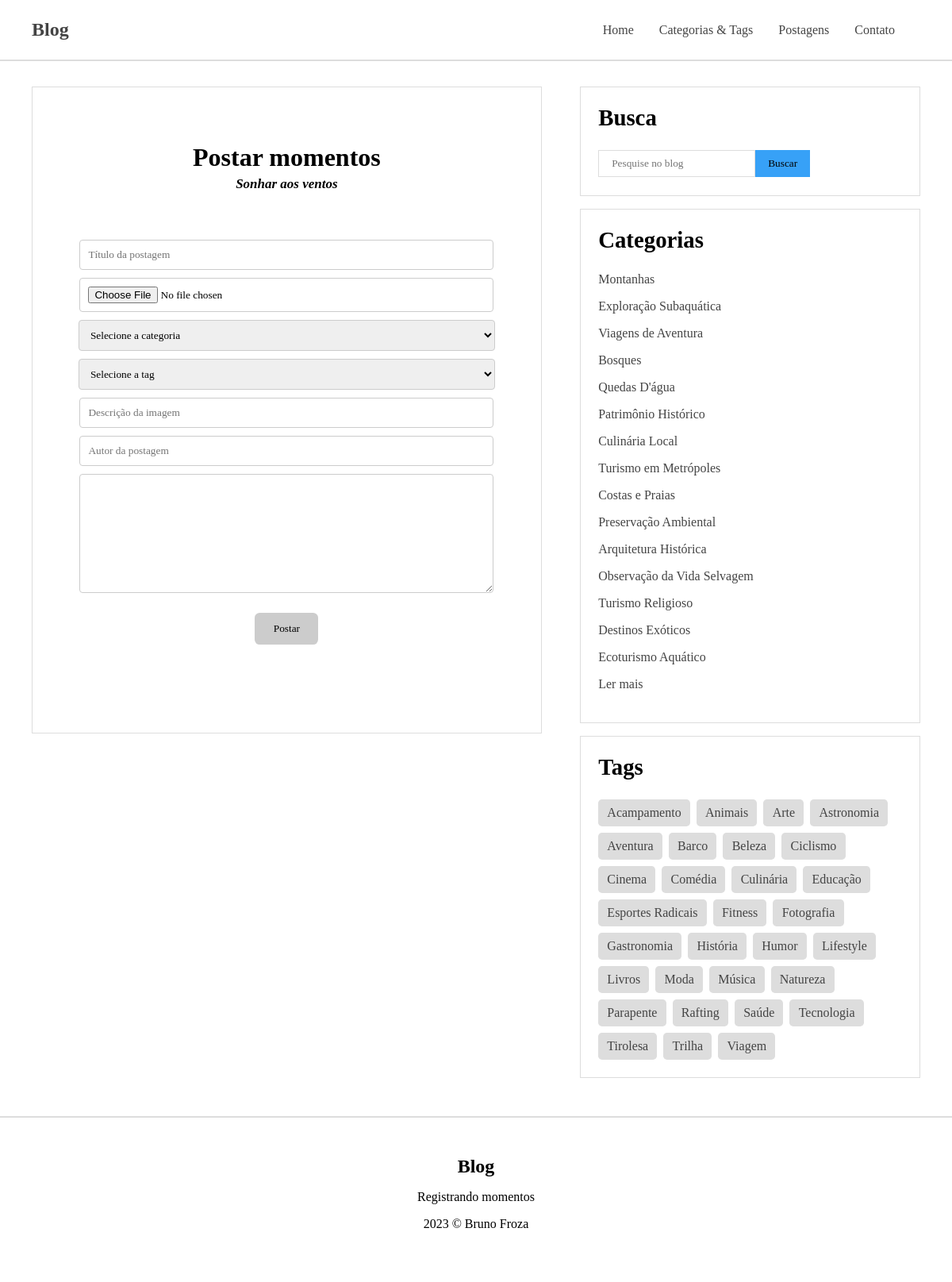
Page /php/criar_postagens.php on the committed database.
### tables this page shows
CREATE TABLE Categoria (
    ID INT AUTO_INCREMENT PRIMARY KEY,
    Nome VARCHAR(255),
    Descricao TEXT
);

CREATE TABLE Tags (
    ID INT AUTO_INCREMENT PRIMARY KEY,
    Nome VARCHAR(255)
);

### php/criar_postagens.php (the view, shortened to what this page needs)
<!DOCTYPE html>
<html lang="en">
  <head>
    <link rel="stylesheet" href="postagem.css" />
    <link href="https://cdn.jsdelivr.net/npm/select2@4.1.0-rc.0/dist/css/select2.min.css" rel="stylesheet" />
  </head>
    <nav id="navbar">
      <div id="navbar-inner">
        <h2 ><a href="../php/index.php">Blog</a></h2>
        <ul id="nav-links">
          <li><a href="../php/index.php">Home</a></li>
          <li><a href="categorias.php">Categorias & Tags</a></li>
          <li><a href="criar_postagens.php">Postagens</a></li>
          <li><a href="contato.php">Contato</a></li>
        </ul>
      </div>
    </nav>
    <div class="container">
      <main id="posts-container">
        <div id="form">
        <h1 id="h_form">Postar momentos</h1>
        <h2 id="h2_form">Sonhar aos ventos</h2>
        <article class="post">
            <form id="form-postagem" action="enviar_postagem.php" method="post"  >
                <input class="input" name="titulo" type="text" placeholder="Título da postagem" required maxlength="60">
                <input class="input" name="imagem" type="file" placeholder="Imagem da postagem" required>
                <select id="select" name="categoriaID" class="js-example-basic-single" name="state" required>
                    <option value="" disabled selected>Selecione a categoria </option>
                </select>
                <select id="select" name="tagsID" class="js-example-basic-single" name="state" required>
                    <option value="" disabled selected>Selecione a tag </option>
                </select>
                <input class="input" name="desc_imagem" type="text" placeholder="Descrição da imagem" required>
                <input class="input" name="autor" type="text" placeholder="Autor da postagem" required>
                <textarea class="input" name="descricao" id="descricao" cols="30" rows="8" placeholder="Descrição da postagem" required> </textarea>
                <div class="button-container">
                  <button class="button">Postar</button>
                </div>
            </form>
          </div>
      </main>
      <aside id="sidebar">
        <section id="search-bar">
          <h4>Busca</h4>
          <form>
            <input type="text" placeholder="Pesquise no blog" />
            <input type="submit" value="Buscar" />
          </form>
        </section>
        <section id="categories">
          <h4>Categorias</h4>
          <nav>
            <ul>
              <?php
               include("conexao.php");
               $sql_select = "SELECT ID, nome FROM Categoria";
               $result = mysqli_query($conexao, $sql_select);
               $cont = 0;
               while ($row = mysqli_fetch_assoc($result)) {
                   $cont++;
                   if ($cont <= 14) {
                       echo '<li> <a>' . $row['nome'] . '</a> </li>';
                   } else {
                       if ($cont == 16) {
                           echo '<li> <a>' . $row['nome'] . '</a> </li>';
                           echo '<li> <a href="#">Ler mais</a> </li>';
                       } else {
                           echo '<li style="display: none;"> <a>' . $row['nome'] . '</a> </li>';
                       }
                   }
               }
                ?>
            </ul>
          </nav>
        </section>
        <section id="tags">
          <h4>Tags</h4>
          <div id="tags-container">
            <?php
                include("conexao.php");
                $sql_select = "SELECT ID, nome  FROM Tags Order By nome";
                $result = mysqli_query($conexao, $sql_select);
                while ($row = mysqli_fetch_assoc($result))
                    if($result){
                        echo '<a class="tag-link">' . $row['nome'] . '</a>';
                    }
                ?>
          </div>
        </section>
      </aside>
    </div>
    <footer id="footer">
      <h2>Blog</h2>
      <p>Registrando momentos </p>
      <p>2023 © Bruno Froza</p>
    </footer>
  </body>
</html>

### php/postagem.css (style rules this page uses)
* { padding: 0; margin: 0; font-family: Georgia; }
ul { cursor: pointer; list-style: none; }
a { text-decoration: none; color: #444; transition: 0.4s; cursor: pointer; }
#navbar { padding: 1.5rem 2.5rem; border-bottom: 2px solid #ddd; }
#navbar-inner { display: flex; justify-content: space-between; align-items: center; max-width: 1650px; margin: 0 auto; }
#nav-links { display: flex; gap: 2rem; }
.container { display: flex; padding: 2rem 2.5rem; gap: 3rem; max-width: 1650px; margin: 0 auto; }
.post { margin-bottom: 2.5rem; }
#sidebar { flex: 1 1 0; }
#search-bar, #categories, #tags { padding: 1.4rem; border: 1px solid #ddd; margin-bottom: 1rem; }
#search-bar h4, #categories h4, #tags h4 { margin-bottom: 1.5rem; font-size: 1.8rem; }
#search-bar form { display: flex; }
#h_form { text-align: center; align-items: center; padding-top: 0; margin-bottom: 05px; justify-content: center; }
#h2_form { text-align: center; align-items: center; justify-content: center; font-size: 17px; margin-bottom: 60px; font-style: italic ; }
#form { flex: 2 2 0; padding: 4.4rem; border: 1px solid #ddd; margin-bottom: 1rem; width: 500px; height: 672px; }
#form-postagem { display: flex; align-items: center; flex-direction: column; }
#form-postagem .input { width: 100%; padding: 10px; margin-bottom: 10px; border: 1px solid #ccc; border-radius: 4px; transition: all 0.3s; }
#form-postagem #select { width: 105%; padding: 10px; margin-bottom: 10px; border: 1px solid #ccc; border-radius: 4px; transition: all 0.3s; }
#search-bar input { padding: 0.5rem 1rem; border: 1px solid #ddd; }
#search-bar input[type="submit"] { cursor: pointer; background-color: #37a1f7; color: black; border: none; }
.button { width: 80px; height: 40px; background-color: #ccc; margin-top: 15px; cursor: pointer; border-radius: 0.4rem; border-color: transparent; }
#categories li { margin-bottom: 1rem; }
#tags { cursor: pointer; }
#tags-container { display: flex; flex-wrap: wrap; gap: 0.5rem; }
#tags-container a { background-color: #ddd; padding: 0.5rem 0.7rem; border-radius: 0.3rem; }
#footer { border-top: 2px solid #ddd; padding: 3rem; text-align: center; }
#footer h2, #footer p { margin-bottom: 1rem;; }

### rows in the picture
categoria: Nome "Montanhas"
categoria: Nome "Exploração Subaquática"
categoria: Nome "Viagens de Aventura"
categoria: Nome "Bosques"
categoria: Nome "Quedas D'água"
categoria: Nome "Patrimônio Histórico"
categoria: Nome "Culinária Local"
categoria: Nome "Turismo em Metrópoles"
categoria: Nome "Costas e Praias"
categoria: Nome "Preservação Ambiental"
categoria: Nome "Arquitetura Histórica"
categoria: Nome "Observação da Vida Selvagem"
categoria: Nome "Turismo Religioso"
categoria: Nome "Destinos Exóticos"
categoria: Nome "Ecoturismo Aquático"
tags: Nome "Acampamento"
tags: Nome "Animais"
tags: Nome "Arte"
tags: Nome "Astronomia"
tags: Nome "Aventura"
tags: Nome "Barco"
tags: Nome "Beleza"
tags: Nome "Ciclismo"
tags: Nome "Cinema"
tags: Nome "Comédia"
tags: Nome "Culinária"
tags: Nome "Educação"
tags: Nome "Esportes Radicais"
tags: Nome "Fitness"
tags: Nome "Fotografia"
tags: Nome "Gastronomia"
tags: Nome "História"
tags: Nome "Humor"
tags: Nome "Lifestyle"
tags: Nome "Livros"
tags: Nome "Moda"
tags: Nome "Música"
tags: Nome "Natureza"
tags: Nome "Parapente"
tags: Nome "Rafting"
tags: Nome "Saúde"
tags: Nome "Tecnologia"
tags: Nome "Tirolesa"
tags: Nome "Trilha"
tags: Nome "Viagem"
